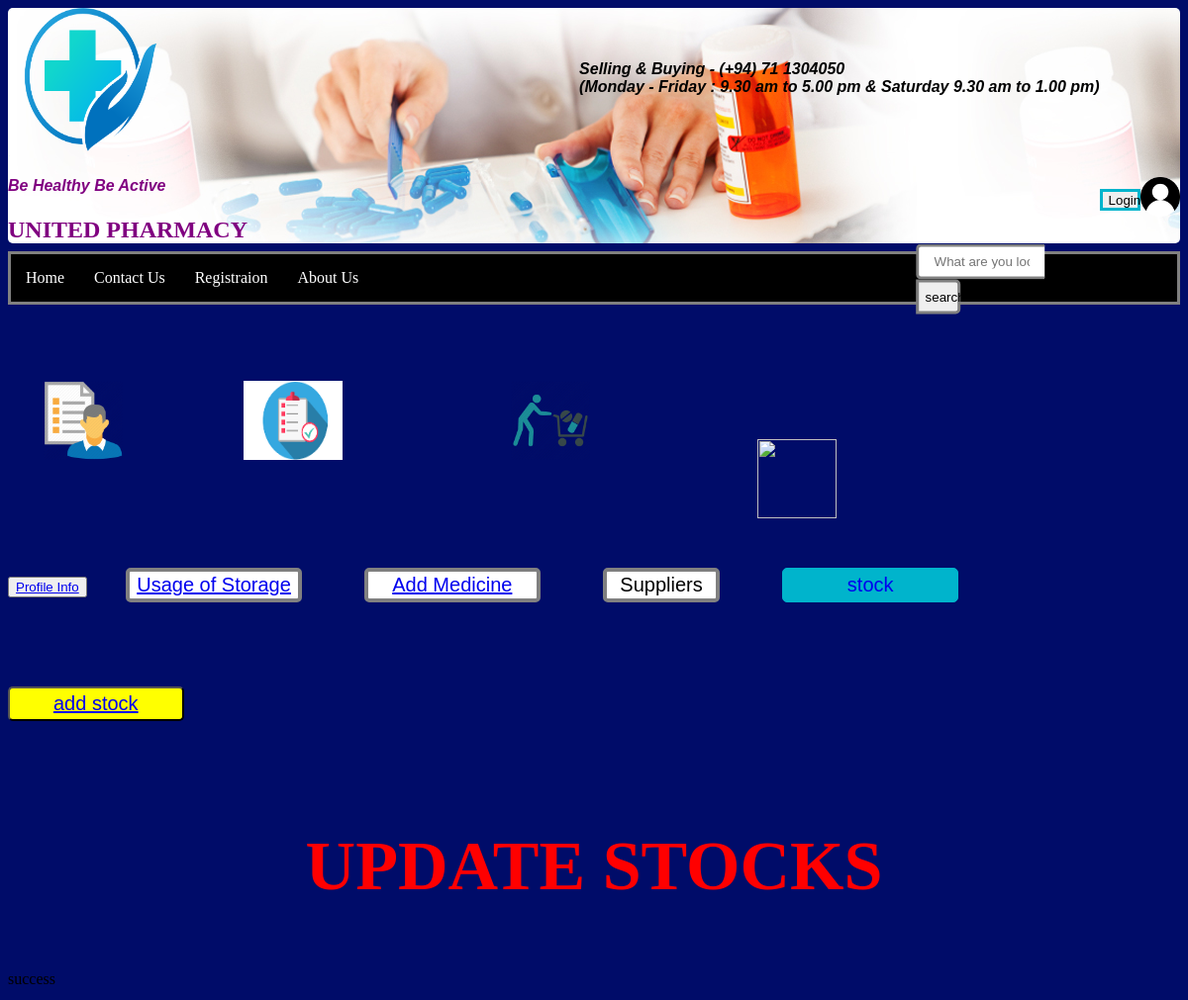
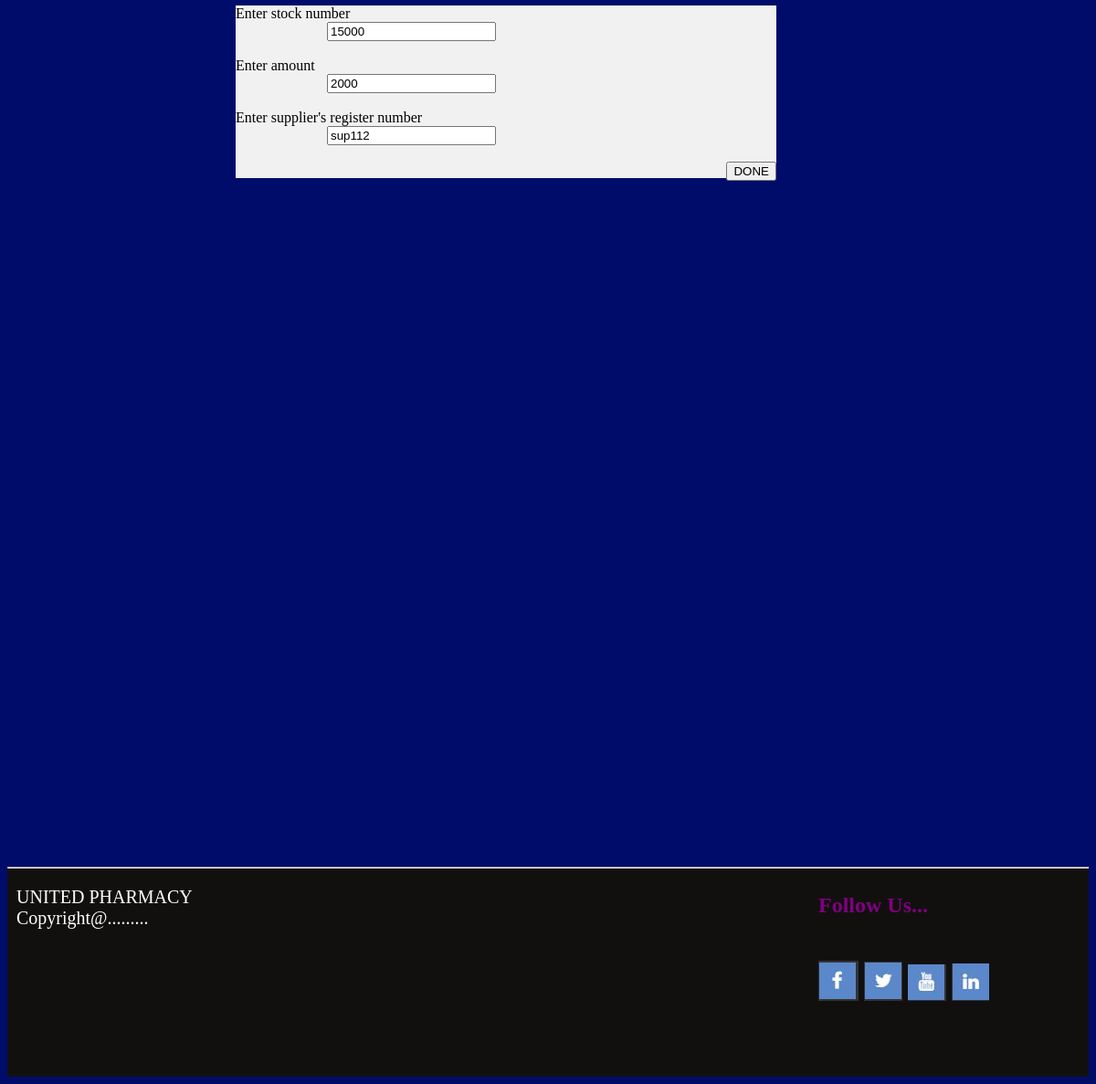
The page /updatest.php?id=15000 on the database its author committed (2 pictures, top to bottom).
### tables this page shows
CREATE TABLE `stock` (
  `stockNO` int(11) NOT NULL,
  `stockAmount` int(11) NOT NULL,
  `regNum` char(6) NOT NULL
);

### updatest.php (the view, shortened to what this page needs)
<html>
<head>
 <link rel = "stylesheet" text="text/css" href="css/style.css">
 <link rel="stylesheet" text="text/css" href="css/userp.css">
 <link rel="stylesheet" text="text/css" href="css/usagec.css">
 <link rel = "stylesheet" text="text/css" href="css/admin.css">
  <link rel="stylesheet" text="text/css" href="css/foot.css">
</head>
<header class = "head">
<img src = "images/logo1.png" class = "logo" width = "150px" height = "150px">
<h4> Be Healthy Be Active <img src = "images/user3.png" class = "logo2" width = "40px" height = "40px"  >
	<button  type="login" class="logButton">Login </button>
	<div class = "open">
	Selling & Buying - (+94) 71 1304050<br>
	(Monday - Friday : 9.30 am to 5.00 pm & Saturday 9.30 am to 1.00 pm)
	</div>
</h4>
<h2> UNITED PHARMACY </h2>
</header>
<body>
<div class = "back">
			<ul type = "square" id="navi">
				<li><a href="index.html"> Home</a></li>
				<li><a href="#"> Contact Us</a></li>
				<li><a href="register.html"> Registraion</a></li>
				<li><a href="#"> About Us</a></li>
			</ul>
</div>
<div class="wrap">
				<div class="search">
				<form action = "search.php" method = "post">
				<input type="text" class="searchTerm" placeholder="What are you looking for?" name = "search">
				<button type="submit" value = "" class="searchButton">
				search
				</button>
				</form>
			   </div>
			   </div>
			   <br/>
			   <div class = "details">
	<img src = "images/pro.png" class ="profile" width = "80px" height = "80px"  >
	<img src = "images/storage.png" class ="storage" width = "100px" height = "80px"  cellspacing = "100">
	<img src = "images/add.png" class ="add" width = "80px" height = "80px"  >
	<img src = "images/sup.jpg" class ="add" width = "80px" height = "80px"  >	<br/>
	<button type="profile" class="btn"> <a href = "SupUserAcc.html"> Profile Info </a> </button>
	<button type="storage" class="storagebtn"> <a href = "usage.php"> Usage of Storage</a></button>
	<button type="storage" class="addbtn"> <a href = "add.html"> Add Medicine </a> </button>
	<button type="Suppliers" class="supbtn"> Suppliers</button>
	<button type="Suppliers" class="stockbtn" style = " width: 15%;
  height: 35px;
  border: 1px solid #00B4CC;
  background: #00B4CC;
  text-align: center;
  color: #fff;
  border-radius: 5px 5px 5px 5px;
  cursor: pointer;
  font-size: 20px;
  margin-left:5%;
	margin-top:-5%;
	text-decoration;none;"> <a href = "stock.php" style = "text-decoration:none;">stock</button>
</div>
<br/><br/><br/><br/><br/><br/><br/><br/>
	<div>
	<button  class="addstock" style = " width: 15%;
  height: 35px;
  border: 1px solid #red;
  background: yellow;
  text-align: center;
  color: yellow;
  border-radius: 5px 5px 5px 5px;
  cursor: pointer;
  font-size: 20px;
	margin-top:-5%;
	text-decoration;none;"> <a href = "addstock.php">add stock</a></button>
</div>
			<br />
			<br />
			<h1> UPDATE STOCKS </h1>
			<br />
	<?php
	require 'config.php';
	echo"<br/>";
	$recordId = $_GET["id"];
	    $sql = "select * from stock where stockNO ='$recordId'";
		$result = $con -> query($sql);
		 if($result->num_rows>0)
	{
		while($row = $result ->fetch_assoc())
		{
		$stockno =$row["stockNO"];
		$amount =$row["stockAmount"];
		$regnum =$row["regNum"];
		}
	}
		?>
				<div style="margin-left:250px;   background-color: #f1f1f1; width:50%" >
			<form method = "post" action = "submitupdatestock.php">
				Enter stock number<br/>
				<input type = "text" name = "ustNO" style=" margin-left:100px;" value = <?php echo $stockno;?>><br/><br/>
				Enter amount <br/>
				<input type = "text" name = "uamount" style=" margin-left:100px;" value = <?php echo $amount;?>><br/><br/>
				Enter supplier's register number<br/>
				<input type = "text" name = "uregno" style=" margin-left:100px;" value = <?php echo $regnum;?>><br/><br/>
				<input type = "submit" value = "DONE" style = "float:right; margin-bottom :10px;"><br/>
			</form>
</div>
			<br/><br/><br/><br/><br/><br/><br/><br/><br/><br/><br/><br/><br/><br/><br/><br/><br/><br/><br/><br/><br/><br/><br/><br/><br/><br/><br/><br/><br/><br/><br/><br/><br/><br/><br/><br/><br/><br/><br/><br/><br/>
			<div id = "p4">
			<footer>
			<hr class = "hor">
				<p id = "para1">
				UNITED PHARMACY
				<br>
				Copyright@.........
				</p>
				<div id = "foot">
							<h2>Follow Us...<h2><br>
                            <a href="https://www.facebook.com/" target="_blank"><img src="img/facebook.jpg"/></a>
                            <a href="https://twitter.com/" target="_blank"><img src="img/twitter.jpg"/></a>
                            <a href="https://www.youtube.com/" target="_blank"><img src="img/youtube.jpg"/></a>
                            <a href="https://www.linkedin.com/" target="_blank"><img src="img/linkedin.jpg"/></a>
                        </div>
			</footer>
			</div>
	</body>
</html>

### css/style.css (style rules this page uses)
body { background-color:#000c69; }
.back { margin-top :-1%; }
.head { border-radius: 5px 5px 5px 5px; background-image : url("../images/26.jpg"); }
.logo2 { float:right; bottom:185%; }
.logButton { width: 3.5%; height: 22px; float:right; margin-top :1%; border: 3px solid #00B4CC; }
#navi { list-style-type: none; margin: 0; padding: 0; overflow: hidden; background-color: black; border: 3px solid gray; }
#navi li a { float: left; display: inline; color: white; text-align: center; padding: 15px; text-decoration: none; cursor: pointer; outline: none; }
h4 { font-family:arial; color:purple; font-style : italic; }
h2 { font-weight:900; margin-top: 0; }
.open { font-family:arial; color:black; font-style : italic; float: right; margin-top :-10%; }
.search { width: 100%; position: relative; display: flex; }
.searchTerm { width: 73%; border: 3px solid gray; border-right: none; padding: 15px; height: 20px; border-radius: 5px 0 0 5px; outline: none; color: #9DBFAF; }
.searchButton { width: 25%; border-radius: 0px 5px 5px 0px; border: 3px solid gray; height: 35.0px; cursor: pointer; }
.wrap { width: 15%; float:right; bottom:1500%; margin-top :-1.5%; transform: translate(-50%, -50%); }

### css/usagec.css (style rules this page uses)
h1 { font-weight:bold; color:red; text-align:center; font-size:70px; }

### css/admin.css (style rules this page uses)
.storage { padding:5%; }
.add { padding:5%; margin-left:4%; }
.profile { padding:5%; margin-left:-2%; }
.storagebtn { width: 15%; height: 35px; border: 4px solid gray; background: white; text-align: center; color: #fff; border-radius: 5px 5px 5px 5px; cursor: pointer; font-size: 20px; margin-left:3%; margin-top:-5%; text-decoration;none; }
.addbtn { width: 15%; height: 35px; border: 4px solid gray; background: white; text-align: center; color: #fff; border-radius: 5px 5px 5px 5px; cursor: pointer; font-size: 20px; margin-left:5%; margin-top:-5%; }
.supbtn { width: 10%; height: 35px; border: 4px solid gray; background: white; text-align: center; color: black; border-radius: 5px 5px 5px 5px; cursor: pointer; font-size: 20px; margin-left:5%; margin-top:-5%; }
.stockbtn { border: 4px solid gray; width: 15%; height: 35px; background: white; background: #00B4CC; text-align: center; color: #fff; border-radius: 5px 5px 5px 5px; cursor: pointer; font-size: 20px; margin-left:5%; margin-top:-5%; text-decoration;none; }

### css/foot.css (style rules this page uses)
#foot { margin-left:75%; margin-top:-5%; }
h2 { color:purple; }
#para1 { font-size:20px; color:white; margin-left:10px; }
#p4 { background-color:#12100f; height:230px; }
hr { margin-top:0; margin-bottom:0; margin-left:0; }

### rows shown on the page
stock: ustNO "15000", uamount "2000", uregno "sup112"
